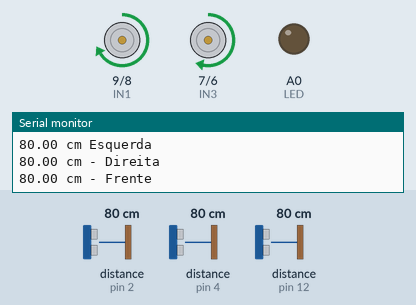
Simulated run of this sketch. Board: Arduino Uno, built with avr-gcc and run on an emulated ATmega328P. Parts: motor-driver pin pairs drawn as motors (green arrow = first pin HIGH = forward, orange = second pin HIGH = backward, longer = more drive, scaled by the enable pin), output pins drawn as LEDs (lit = HIGH), the last lines printed to the serial monitor. The inputs (shaded band) are chosen by the test bench; at power-on: distance to the obstacle (sensors on pin 2, pin 4, pin 12) 80 cm. The echo pulse lasts 58.3 µs per cm.

Above: at 2.2 s.
2.3 s: distance to the obstacle (sensor on pin 2) set to 22 cm
5.3 s: distance to the obstacle (sensor on pin 2) set to 17 cm
At 6.0 s:
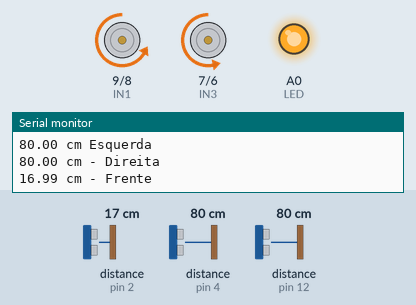
At 7.0 s:
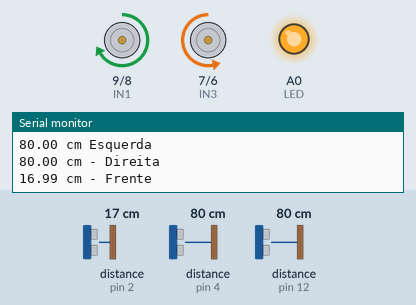
8.3 s: distance to the obstacle (sensor on pin 4) set to 2 cm
At 10.1 s:
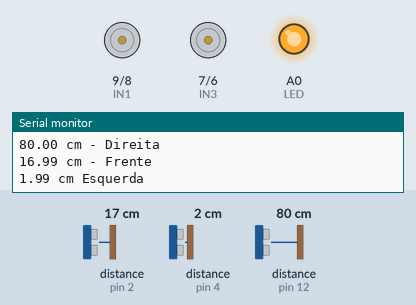
11.3 s: distance to the obstacle (sensor on pin 4) set to 18 cm
At 14.2 s:
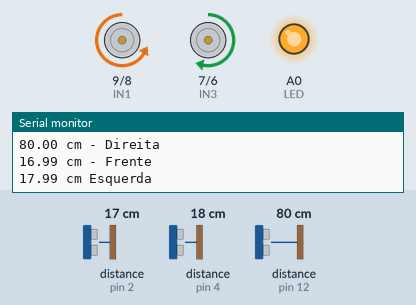
14.3 s: distance to the obstacle (sensor on pin 4) set to 22 cm
17.3 s: distance to the obstacle (sensor on pin 4) set to 4 cm
Timing chart, 0 to 21.3 s (numbered marks = the images above; inputs shaded):
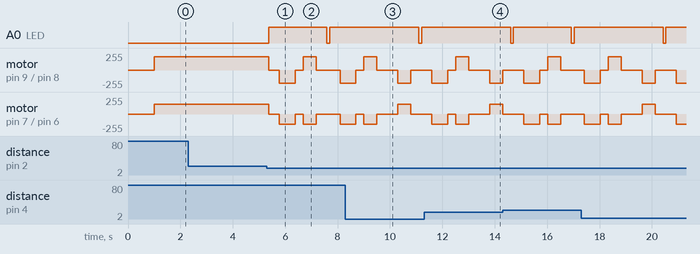

Measured:
- the behaviour switches between 20 and 19 cm on distance to the obstacle (sensor on pin 2) (found by bisection; images 0 and 1)
- after the input at 5.3 s, A0 (LED): LOW → HIGH after 0.08 s, → LOW 2.2 s later, → HIGH 0.10 s later; motor on pin 9 (IN1) / pin 8 (IN2): forward 200/255 → stopped after 0.08 s, → backward 200/255 0.40 s later, → stopped 0.60 s later, → forward 200/255 0.30 s later, … (6 changes in this stretch)

The sketch:

carrinhoComSensorDistancia.ino
```cpp
#include <Ultrasonic.h>
#define FrenteTRIGGER_PIN 3
#define FreteECHO_PIN     2
#define DireitaTRIGGER_PIN 11
#define DireitaECHO_PIN    12
#define EsquerdaTRIGGER_PIN 13
#define EsquerdaECHO_PIN    4
Ultrasonic frenteUltrasonic(FrenteTRIGGER_PIN, FreteECHO_PIN);
Ultrasonic direitaUltrasonic(DireitaTRIGGER_PIN, DireitaECHO_PIN);
Ultrasonic esquerdaUltrasonic(EsquerdaTRIGGER_PIN, EsquerdaECHO_PIN);
#define IN1 9
#define IN2 8
#define IN3 7
#define IN4 6
#define ENA 5
#define ENB 10
int LED = A0;

void setup()
{
  Serial.begin(9600);
  pinMode(LED,OUTPUT);
  pinMode(IN1,OUTPUT);
  pinMode(IN2,OUTPUT);
  pinMode(IN3,OUTPUT);
  pinMode(IN4,OUTPUT);
  pinMode(ENA,OUTPUT);
  pinMode(ENB,OUTPUT);
  analogWrite(ENA,200);
  analogWrite(ENB,150);
  delay(1000);
} //end setuphnj
void loop()
{
  robo_frente();
  float distFrente_cm = distanciaFrente();
  if(distFrente_cm < 20)
  {
    analogWrite(LED, 255);
    decisaoFrente();
  }
  float distEsquer_cm = distanciaEsquerda();
  if(distEsquer_cm < 20)
  {
    analogWrite(LED, 255);
    decisaoEsquerda();
  }
  float distDireita_cm = distanciaDireita();
  if(distDireita_cm < 20)
  {
    analogWrite(LED, 255);
    decisaoDireita();
  }
  analogWrite(LED, 0);

delay(100);
}
float distanciaFrente()
{
  float cmMsec;
  long microsec = frenteUltrasonic.timing();
  cmMsec = frenteUltrasonic.convert(microsec, Ultrasonic::CM);
  Serial.print(cmMsec);
  Serial.println(" cm - Frente");
  return(cmMsec);
  delay(10);
}
float distanciaDireita()
{
  float cmMsec;
  long microsec = direitaUltrasonic.timing();
  cmMsec = direitaUltrasonic.convert(microsec, Ultrasonic::CM);
  Serial.print(cmMsec);
  Serial.println(" cm - Direita");
  return(cmMsec);
  delay(10);
}
float distanciaEsquerda()
{
  float cmMsec;
  long microsec = esquerdaUltrasonic.timing();
  cmMsec = esquerdaUltrasonic.convert(microsec, Ultrasonic::CM);
  Serial.print(cmMsec);
  Serial.println(" cm Esquerda");
  return(cmMsec);
  delay(10);
}
void robo_frente()
{
  digitalWrite(IN1,HIGH);
  digitalWrite(IN2,LOW);
  digitalWrite(IN3,HIGH);
  digitalWrite(IN4,LOW);
}
void robo_esquerda()
{
  digitalWrite(IN1,HIGH);
  digitalWrite(IN2,LOW);
  digitalWrite(IN3,LOW);
  digitalWrite(IN4,HIGH);
}
void robo_direita()
{
  digitalWrite(IN1,LOW);
  digitalWrite(IN2,HIGH);
  digitalWrite(IN3,HIGH);
  digitalWrite(IN4,LOW);
}
void robo_parado()
{
  digitalWrite(IN1,LOW);
  digitalWrite(IN2,LOW);
  digitalWrite(IN3,LOW);
  digitalWrite(IN4,LOW);
}
void robo_re()
{
  digitalWrite(IN1,LOW);
  digitalWrite(IN2,HIGH);
  digitalWrite(IN3,LOW);
  digitalWrite(IN4,HIGH);
}
void decisaoFrente()
{
  robo_parado();
  delay(400);
  robo_re();
  delay(600);
  robo_parado();
  delay(300);
  robo_esquerda();
  delay(500);
  robo_parado();
  delay(400);
}
void decisaoEsquerda()
{
  robo_parado();
  delay(400);
  robo_direita();
  delay(500);
  robo_parado();
  delay(300);
}
void decisaoDireita()
{
  robo_parado();
  delay(400);
  robo_esquerda();
  delay(500);
  robo_parado();
  delay(300);
}
```
